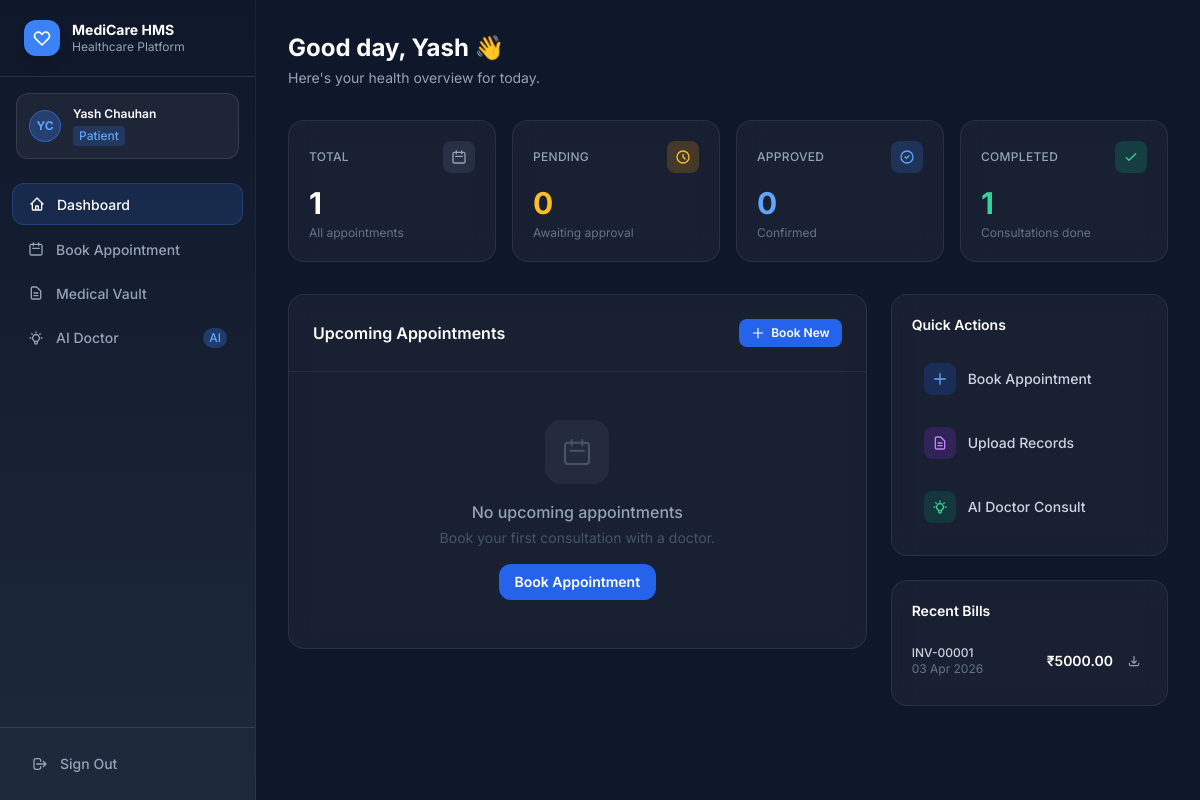
/hospital/dashboard/ (signed in), run on the app's committed database.
### users/models.py (models this page shows, shortened)
class CustomUser(AbstractUser):
    ROLE_ADMIN = 'ADMIN'
    ROLE_DOCTOR = 'DOCTOR'
    ROLE_PATIENT = 'PATIENT'
    ROLE_CHOICES = [
        (ROLE_ADMIN, 'Admin'),
        (ROLE_DOCTOR, 'Doctor'),
        (ROLE_PATIENT, 'Patient'),
    ]
    role = models.CharField(
        max_length=10,
        choices=ROLE_CHOICES,
        default=ROLE_PATIENT,
    )
    phone = models.CharField(max_length=15, blank=True)
    date_of_birth = models.DateField(null=True, blank=True)
    profile_picture = models.ImageField(
        upload_to='profiles/', null=True, blank=True
    )

### hospital/models.py (models this page shows, shortened)
class Billing(models.Model):
    appointment = models.OneToOneField(
        Appointment,
        on_delete=models.CASCADE,
        related_name='billing',
    )
    amount = models.DecimalField(max_digits=10, decimal_places=2)
    pdf_file = models.FileField(upload_to='bills/%Y/%m/', blank=True, null=True)
    is_paid = models.BooleanField(default=False)
    issued_at = models.DateTimeField(auto_now_add=True)
    paid_at = models.DateTimeField(null=True, blank=True)
    class Meta:
        ordering = ['-issued_at']

### hospital/views.py (the view)
        def wrapper(request, *args, **kwargs):
            if not request.user.is_authenticated:
                return redirect('users:login')
            if request.user.role != role:
                messages.error(request, 'Access denied.')
                return redirect('users:login')
            return view_func(request, *args, **kwargs)

### templates/hospital/patient_dashboard.html (shortened to what this page needs)
{% extends 'base.html' %}
{% block content %}
<div class="mb-8 animate-fade-in">
  <h1 class="text-2xl font-bold text-white">Good day, {{ user.first_name|default:user.username }} 👋</h1>
  <p class="text-slate-400 mt-1 text-sm">Here's your health overview for today.</p>
</div>
<div class="grid grid-cols-2 lg:grid-cols-4 gap-4 mb-8">
  <div class="glass-card p-5 animate-slide-up" style="animation-delay:0.05s">
    <div class="flex items-center justify-between mb-3">
      <span class="text-slate-400 text-xs font-medium uppercase tracking-wide">Total</span>
      <div class="w-8 h-8 rounded-lg bg-slate-500/20 flex items-center justify-center">
        <svg class="w-4 h-4 text-slate-400" fill="none" stroke="currentColor" viewBox="0 0 24 24"><path stroke-linecap="round" stroke-linejoin="round" stroke-width="2" d="M8 7V3m8 4V3m-9 8h10M5 21h14a2 2 0 002-2V7a2 2 0 00-2-2H5a2 2 0 00-2 2v12a2 2 0 002 2z"/></svg>
      </div>
    </div>
    <p class="text-3xl font-bold text-white">{{ total_appointments }}</p>
    <p class="text-slate-500 text-xs mt-1">All appointments</p>
  </div>
  <div class="glass-card p-5 animate-slide-up" style="animation-delay:0.1s">
    <div class="flex items-center justify-between mb-3">
      <span class="text-slate-400 text-xs font-medium uppercase tracking-wide">Pending</span>
      <div class="w-8 h-8 rounded-lg bg-amber-500/20 flex items-center justify-center">
        <svg class="w-4 h-4 text-amber-400" fill="none" stroke="currentColor" viewBox="0 0 24 24"><path stroke-linecap="round" stroke-linejoin="round" stroke-width="2" d="M12 8v4l3 3m6-3a9 9 0 11-18 0 9 9 0 0118 0z"/></svg>
      </div>
    </div>
    <p class="text-3xl font-bold text-amber-400">{{ pending_count }}</p>
    <p class="text-slate-500 text-xs mt-1">Awaiting approval</p>
  </div>
  <div class="glass-card p-5 animate-slide-up" style="animation-delay:0.15s">
    <div class="flex items-center justify-between mb-3">
      <span class="text-slate-400 text-xs font-medium uppercase tracking-wide">Approved</span>
      <div class="w-8 h-8 rounded-lg bg-blue-500/20 flex items-center justify-center">
        <svg class="w-4 h-4 text-blue-400" fill="none" stroke="currentColor" viewBox="0 0 24 24"><path stroke-linecap="round" stroke-linejoin="round" stroke-width="2" d="M9 12l2 2 4-4m6 2a9 9 0 11-18 0 9 9 0 0118 0z"/></svg>
      </div>
    </div>
    <p class="text-3xl font-bold text-blue-400">{{ approved_count }}</p>
    <p class="text-slate-500 text-xs mt-1">Confirmed</p>
  </div>
  <div class="glass-card p-5 animate-slide-up" style="animation-delay:0.2s">
    <div class="flex items-center justify-between mb-3">
      <span class="text-slate-400 text-xs font-medium uppercase tracking-wide">Completed</span>
      <div class="w-8 h-8 rounded-lg bg-emerald-500/20 flex items-center justify-center">
        <svg class="w-4 h-4 text-emerald-400" fill="none" stroke="currentColor" viewBox="0 0 24 24"><path stroke-linecap="round" stroke-linejoin="round" stroke-width="2" d="M5 13l4 4L19 7"/></svg>
      </div>
    </div>
    <p class="text-3xl font-bold text-emerald-400">{{ completed_count }}</p>
    <p class="text-slate-500 text-xs mt-1">Consultations done</p>
  </div>
</div>
<div class="grid lg:grid-cols-3 gap-6">
  <div class="lg:col-span-2">
    <div class="glass-card animate-slide-up" style="animation-delay:0.25s">
      <div class="flex items-center justify-between p-6 border-b border-white/5">
        <h2 class="text-white font-semibold">Upcoming Appointments</h2>
        <a href="{% url 'hospital:book_appointment' %}"
           class="flex items-center gap-1.5 px-3 py-1.5 bg-blue-600 hover:bg-blue-500 text-white text-xs font-semibold rounded-lg transition-colors">
          <svg class="w-3.5 h-3.5" fill="none" stroke="currentColor" viewBox="0 0 24 24"><path stroke-linecap="round" stroke-linejoin="round" stroke-width="2" d="M12 4v16m8-8H4"/></svg>
          Book New
        </a>
      </div>
      {% if appointments %}
      <div class="divide-y divide-white/5">
        {% for appt in appointments %}
        <div class="p-5 hover:bg-white/3 transition-colors">
          <div class="flex items-start justify-between gap-4">
            <div class="flex items-center gap-3">
              <div class="w-10 h-10 rounded-full bg-brand/20 border border-brand/30 flex items-center justify-center text-sm font-bold text-brand-light flex-shrink-0">
                {{ appt.doctor.first_name|first|upper }}
              </div>
              <div>
                <p class="text-white font-medium text-sm">Dr. {{ appt.doctor.get_full_name }}</p>
                <p class="text-slate-400 text-xs">{{ appt.doctor.doctor_profile.specialization|default:"Physician" }}</p>
                <div class="flex items-center gap-2 mt-1">
                  <span class="text-slate-500 text-xs">{{ appt.appointment_date }} at {{ appt.appointment_time }}</span>
                  <span class="inline-flex items-center gap-1 px-1.5 py-0.5 rounded text-xs font-medium
                    {% if appt.appointment_type == 'ONLINE' %}bg-indigo-500/20 text-indigo-300
                    {% else %}bg-slate-500/20 text-slate-300{% endif %}">
                    {% if appt.appointment_type == 'ONLINE' %}
                    <svg class="w-2.5 h-2.5" fill="currentColor" viewBox="0 0 20 20"><path d="M2 6a2 2 0 012-2h6a2 2 0 012 2v8a2 2 0 01-2 2H4a2 2 0 01-2-2V6zm12.553 1.106A1 1 0 0014 8v4a1 1 0 00.553.894l2 1A1 1 0 0018 13V7a1 1 0 00-1.447-.894l-2 1z"/></svg>
                    {% endif %}
                    {{ appt.get_appointment_type_display }}
                  </span>
                </div>
              </div>
            </div>
            <div class="flex flex-col items-end gap-2">
              <span class="px-2.5 py-1 rounded-full text-xs font-semibold
                {% if appt.status == 'PENDING' %}bg-amber-500/15 text-amber-300 border border-amber-500/20
                {% elif appt.status == 'APPROVED' %}bg-blue-500/15 text-blue-300 border border-blue-500/20
                {% else %}bg-emerald-500/15 text-emerald-300 border border-emerald-500/20{% endif %}">
                {{ appt.get_status_display }}
              </span>
              {% if appt.can_join_meeting %}
              {% with appt.get_gmeet_url as gmeet %}
              {% if gmeet %}
              <a href="{{ gmeet }}" target="_blank" rel="noopener noreferrer"
                 class="flex items-center gap-1.5 px-3 py-1.5 bg-emerald-600 hover:bg-emerald-500 text-white text-xs font-bold rounded-lg
                        shadow-lg shadow-emerald-600/25 hover:shadow-emerald-500/30 transition-all animate-pulse-soft">
                <svg class="w-3 h-3" fill="currentColor" viewBox="0 0 20 20"><path d="M2 6a2 2 0 012-2h6a2 2 0 012 2v8a2 2 0 01-2 2H4a2 2 0 01-2-2V6zm12.553 1.106A1 1 0 0014 8v4a1 1 0 00.553.894l2 1A1 1 0 0018 13V7a1 1 0 00-1.447-.894l-2 1z"/></svg>
                Join Meeting
              </a>
              {% endif %}
              {% endwith %}
              {% endif %}
            </div>
          </div>
        </div>
        {% endfor %}
      </div>
      {% else %}
      <div class="p-12 text-center">
        <div class="w-16 h-16 rounded-2xl bg-white/5 flex items-center justify-center mx-auto mb-4">
          <svg class="w-8 h-8 text-slate-600" fill="none" stroke="currentColor" viewBox="0 0 24 24"><path stroke-linecap="round" stroke-linejoin="round" stroke-width="1.5" d="M8 7V3m8 4V3m-9 8h10M5 21h14a2 2 0 002-2V7a2 2 0 00-2-2H5a2 2 0 00-2 2v12a2 2 0 002 2z"/></svg>
        </div>
        <p class="text-slate-400 font-medium">No upcoming appointments</p>
        <p class="text-slate-600 text-sm mt-1">Book your first consultation with a doctor.</p>
        <a href="{% url 'hospital:book_appointment' %}"
           class="inline-flex items-center gap-2 mt-4 px-4 py-2 bg-blue-600 hover:bg-blue-500 text-white text-sm font-semibold rounded-xl transition-colors">
          Book Appointment
        </a>
      </div>
      {% endif %}
    </div>
  </div>
  <div class="space-y-6">
    <div class="glass-card p-5 animate-slide-up" style="animation-delay:0.3s">
      <h3 class="text-white font-semibold mb-4 text-sm">Quick Actions</h3>
      <div class="space-y-2">
        <a href="{% url 'hospital:book_appointment' %}"
           class="flex items-center gap-3 p-3 rounded-xl hover:bg-white/5 text-slate-300 hover:text-white transition-all group">
          <div class="w-8 h-8 rounded-lg bg-blue-600/20 flex items-center justify-center group-hover:bg-blue-600/30 transition-colors">
            <svg class="w-4 h-4 text-blue-400" fill="none" stroke="currentColor" viewBox="0 0 24 24"><path stroke-linecap="round" stroke-linejoin="round" stroke-width="2" d="M12 4v16m8-8H4"/></svg>
          </div>
          <span class="text-sm font-medium">Book Appointment</span>
        </a>
        <a href="{% url 'hospital:medical_records' %}"
           class="flex items-center gap-3 p-3 rounded-xl hover:bg-white/5 text-slate-300 hover:text-white transition-all group">
          <div class="w-8 h-8 rounded-lg bg-purple-600/20 flex items-center justify-center group-hover:bg-purple-600/30 transition-colors">
            <svg class="w-4 h-4 text-purple-400" fill="none" stroke="currentColor" viewBox="0 0 24 24"><path stroke-linecap="round" stroke-linejoin="round" stroke-width="2" d="M9 12h6m-6 4h6m2 5H7a2 2 0 01-2-2V5a2 2 0 012-2h5.586a1 1 0 01.707.293l5.414 5.414a1 1 0 01.293.707V19a2 2 0 01-2 2z"/></svg>
          </div>
          <span class="text-sm font-medium">Upload Records</span>
        </a>
        <a href="{% url 'api:ai_doctor' %}"
           class="flex items-center gap-3 p-3 rounded-xl hover:bg-white/5 text-slate-300 hover:text-white transition-all group">
          <div class="w-8 h-8 rounded-lg bg-emerald-600/20 flex items-center justify-center group-hover:bg-emerald-600/30 transition-colors">
          </div>
          <span class="text-sm font-medium">AI Doctor Consult</span>
        </a>
      </div>
    </div>
    {% if bills %}
    <div class="glass-card p-5 animate-slide-up" style="animation-delay:0.35s">
      <h3 class="text-white font-semibold mb-4 text-sm">Recent Bills</h3>
      <div class="space-y-3">
        {% for bill in bills|slice:":4" %}
        <div class="flex items-center justify-between py-2">
          <div>
            <p class="text-slate-300 text-xs font-medium">INV-{{ bill.pk|stringformat:"05d" }}</p>
            <p class="text-slate-500 text-xs">{{ bill.issued_at|date:"d M Y" }}</p>
          </div>
          <div class="flex items-center gap-2">
            <span class="text-white font-semibold text-sm">₹{{ bill.amount }}</span>
            <a href="{% url 'hospital:download_bill' bill.pk %}"
               class="p-1.5 rounded-lg hover:bg-white/10 text-slate-400 hover:text-white transition-colors"
               title="Download PDF">
              <svg class="w-3.5 h-3.5" fill="none" stroke="currentColor" viewBox="0 0 24 24"><path stroke-linecap="round" stroke-linejoin="round" stroke-width="2" d="M4 16v1a3 3 0 003 3h10a3 3 0 003-3v-1m-4-4l-4 4m0 0l-4-4m4 4V4"/></svg>
            </a>
          </div>
        </div>
        {% endfor %}
      </div>
    </div>
    {% endif %}
  </div>
</div>
{% endblock %}

### templates/base.html (shortened to what this page needs)
{% load static %}
<!DOCTYPE html>
<html lang="en" class="h-full">
<head>
  <script src="https://cdn.tailwindcss.com"></script>
  <link rel="stylesheet" href="{% static 'css/custom.css' %}" />
</head>
<body class="h-full bg-navy-900 text-white font-sans antialiased">
  {% if user.is_authenticated %}
  <div class="flex h-full min-h-screen">
    <aside id="sidebar"
           class="fixed inset-y-0 left-0 z-50 w-64 flex flex-col bg-gradient-sidebar border-r border-white/5 transition-transform duration-300 ease-in-out
                  -translate-x-full lg:translate-x-0">
      <div class="flex items-center gap-3 px-6 py-5 border-b border-white/10">
        <div class="w-9 h-9 rounded-xl bg-brand flex items-center justify-center shadow-lg">
          <svg class="w-5 h-5 text-white" fill="none" stroke="currentColor" viewBox="0 0 24 24">
            <path stroke-linecap="round" stroke-linejoin="round" stroke-width="2"
                  d="M4.318 6.318a4.5 4.5 0 000 6.364L12 20.364l7.682-7.682a4.5 4.5 0 00-6.364-6.364L12 7.636l-1.318-1.318a4.5 4.5 0 00-6.364 0z"/>
          </svg>
        </div>
        <div>
          <h1 class="text-white font-bold text-sm leading-tight">MediCare HMS</h1>
          <p class="text-navy-400 text-xs">Healthcare Platform</p>
        </div>
      </div>
      <div class="mx-4 mt-4 mb-2 p-3 rounded-xl bg-white/5 border border-white/10">
        <div class="flex items-center gap-3">
          <div class="w-8 h-8 rounded-full bg-brand/30 border border-brand/50 flex items-center justify-center text-xs font-bold text-brand-light">
            {{ user.first_name|first|upper }}{{ user.last_name|first|upper }}
          </div>
          <div class="flex-1 min-w-0">
            <p class="text-white text-xs font-semibold truncate">{{ user.get_full_name|default:user.username }}</p>
            <span class="inline-flex items-center px-1.5 py-0.5 rounded text-xs font-medium
              {% if user.role == 'ADMIN' %}bg-purple-500/20 text-purple-300
              {% elif user.role == 'DOCTOR' %}bg-emerald-500/20 text-emerald-300
              {% else %}bg-brand/20 text-brand-light{% endif %}">
              {{ user.get_role_display }}
            </span>
          </div>
        </div>
      </div>
      <nav class="flex-1 px-3 py-4 space-y-1 overflow-y-auto">
        {% if user.role == 'PATIENT' %}
          {% include 'partials/nav_patient.html' %}
        {% elif user.role == 'DOCTOR' %}
          {% include 'partials/nav_doctor.html' %}
        {% elif user.role == 'ADMIN' %}
          {% include 'partials/nav_admin.html' %}
        {% endif %}
      </nav>
      <div class="p-4 border-t border-white/10">
        <a href="{% url 'users:logout' %}"
           class="flex items-center gap-3 w-full px-4 py-2.5 rounded-xl text-navy-400 hover:text-red-400 hover:bg-red-500/10 transition-all duration-200 text-sm font-medium group">
          <svg class="w-4 h-4 group-hover:scale-110 transition-transform" fill="none" stroke="currentColor" viewBox="0 0 24 24">
            <path stroke-linecap="round" stroke-linejoin="round" stroke-width="2"
                  d="M17 16l4-4m0 0l-4-4m4 4H7m6 4v1a3 3 0 01-3 3H6a3 3 0 01-3-3V7a3 3 0 013-3h4a3 3 0 013 3v1"/>
          </svg>
          Sign Out
        </a>
      </div>
    </aside>
    <div class="flex-1 flex flex-col min-h-screen lg:ml-64">
      <main class="flex-1 p-4 lg:p-8">
        {% block content %}{% endblock %}
      </main>
    </div>
  </div>
  {% else %}
  {% block auth_content %}{% endblock %}
  {% endif %}
</body>
</html>

### data on the page
CustomUser: first_name|first "Y", last_name|first "C", get_full_name "Yash Chauhan", role "Patient", first_name "Yash"
Billing: pk "00001", issued_at "03 Apr 2026", amount "5000.00"

### other printed values
{{ total_appointments }} "1"
{{ pending_count }} "0"
{{ approved_count }} "0"
{{ completed_count }} "1"
